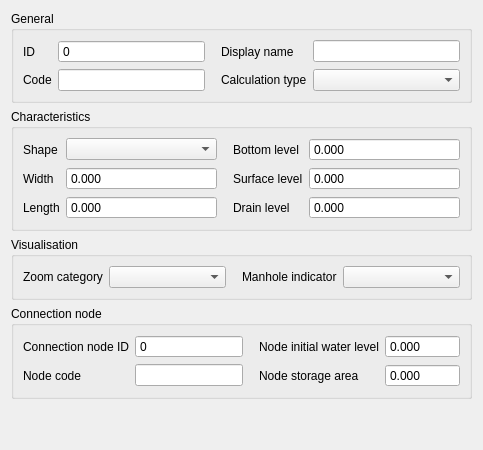
     <widget class="QWidget" name="tab_3">
      <attribute name="title">
       <string>Ending manhole</string>
      </attribute>
      <layout class="QGridLayout" name="gridLayout_20">
       <item row="0" column="0">
        <widget class="QGroupBox" name="grp_general_3">
         <property name="enabled">
          <bool>true</bool>
         </property>
         <property name="title">
          <string>General</string>
         </property>
         <layout class="QGridLayout" name="gridLayout_15">
          <item row="0" column="2">
           <widget class="QLabel" name="label_43">
            <property name="text">
             <string>Display name</string>
            </property>
            <property name="alignment">
             <set>Qt::AlignLeading|Qt::AlignLeft|Qt::AlignVCenter</set>
            </property>
            <property name="indent">
             <number>10</number>
            </property>
           </widget>
          </item>
          <item row="0" column="3">
           <widget class="QLineEdit" name="manhole_2_display_name">
            <property name="sizePolicy">
             <sizepolicy hsizetype="Expanding" vsizetype="Fixed">
              <horstretch>0</horstretch>
              <verstretch>0</verstretch>
             </sizepolicy>
            </property>
            <property name="clearButtonEnabled">
             <bool>true</bool>
            </property>
           </widget>
          </item>
          <item row="0" column="0">
           <widget class="QLabel" name="label_44">
            <property name="text">
             <string>ID</string>
            </property>
            <property name="alignment">
             <set>Qt::AlignLeading|Qt::AlignLeft|Qt::AlignVCenter</set>
            </property>
           </widget>
          </item>
          <item row="1" column="0">
           <widget class="QLabel" name="label_45">
            <property name="text">
             <string>Code</string>
            </property>
            <property name="alignment">
             <set>Qt::AlignLeading|Qt::AlignLeft|Qt::AlignVCenter</set>
            </property>
           </widget>
          </item>
          <item row="1" column="1">
           <widget class="QLineEdit" name="manhole_2_code">
            <property name="sizePolicy">
             <sizepolicy hsizetype="Expanding" vsizetype="Fixed">
              <horstretch>0</horstretch>
              <verstretch>0</verstretch>
             </sizepolicy>
            </property>
            <property name="clearButtonEnabled">
             <bool>true</bool>
            </property>
           </widget>
          </item>
          <item row="1" column="2">
           <widget class="QLabel" name="label_46">
            <property name="text">
             <string>Calculation type</string>
            </property>
            <property name="alignment">
             <set>Qt::AlignLeading|Qt::AlignLeft|Qt::AlignVCenter</set>
            </property>
            <property name="indent">
             <number>10</number>
            </property>
           </widget>
          </item>
          <item row="1" column="3">
           <widget class="QComboBox" name="manhole_2_calculation_type">
            <property name="sizePolicy">
             <sizepolicy hsizetype="Expanding" vsizetype="Fixed">
              <horstretch>0</horstretch>
              <verstretch>0</verstretch>
             </sizepolicy>
            </property>
           </widget>
          </item>
          <item row="0" column="1">
           <widget class="QSpinBox" name="manhole_2_id">
            <property name="readOnly">
             <bool>true</bool>
            </property>
            <property name="buttonSymbols">
             <enum>QAbstractSpinBox::NoButtons</enum>
            </property>
            <property name="maximum">
             <number>99999999</number>
            </property>
            <property name="showClearButton" stdset="0">
             <bool>true</bool>
            </property>
            <property name="clearValue" stdset="0">
             <bool>true</bool>
            </property>
            <property name="expressionsEnabled" stdset="0">
             <bool>false</bool>
            </property>
           </widget>
          </item>
         </layout>
        </widget>
       </item>
       <item row="2" column="0">
        <widget class="QGroupBox" name="grp_visualisation_3">
         <property name="enabled">
          <bool>true</bool>
         </property>
         <property name="title">
          <string>Visualisation</string>
         </property>
         <layout class="QGridLayout" name="gridLayout_14">
          <item row="0" column="0">
           <widget class="QLabel" name="label_42">
            <property name="text">
             <string>Zoom category</string>
            </property>
            <property name="alignment">
             <set>Qt::AlignLeading|Qt::AlignLeft|Qt::AlignVCenter</set>
            </property>
            <property name="indent">
             <number>-1</number>
            </property>
           </widget>
          </item>
          <item row="0" column="3">
           <widget class="QComboBox" name="manhole_2_manhole_indicator">
            <property name="sizePolicy">
             <sizepolicy hsizetype="Expanding" vsizetype="Fixed">
              <horstretch>0</horstretch>
              <verstretch>0</verstretch>
             </sizepolicy>
            </property>
            <property name="locale">
             <locale language="English" country="UnitedStates"/>
            </property>
           </widget>
          </item>
          <item row="0" column="2">
           <widget class="QLabel" name="label_41">
            <property name="text">
             <string>Manhole indicator</string>
            </property>
            <property name="alignment">
             <set>Qt::AlignLeading|Qt::AlignLeft|Qt::AlignVCenter</set>
            </property>
            <property name="indent">
             <number>10</number>
            </property>
           </widget>
          </item>
          <item row="0" column="1">
           <widget class="QComboBox" name="manhole_2_zoom_category">
            <property name="sizePolicy">
             <sizepolicy hsizetype="Expanding" vsizetype="Fixed">
              <horstretch>0</horstretch>
              <verstretch>0</verstretch>
             </sizepolicy>
            </property>
           </widget>
          </item>
         </layout>
        </widget>
       </item>
       <item row="1" column="0">
        <widget class="QGroupBox" name="grp_characteristics_3">
         <property name="enabled">
          <bool>true</bool>
         </property>
         <property name="title">
          <string>Characteristics</string>
         </property>
         <layout class="QGridLayout" name="gridLayout_13">
          <item row="2" column="0">
           <widget class="QLabel" name="label_35">
            <property name="text">
             <string>Length</string>
            </property>
            <property name="alignment">
             <set>Qt::AlignLeading|Qt::AlignLeft|Qt::AlignVCenter</set>
            </property>
           </widget>
          </item>
          <item row="0" column="0">
           <widget class="QLabel" name="label_36">
            <property name="text">
             <string>Shape</string>
            </property>
            <property name="alignment">
             <set>Qt::AlignLeading|Qt::AlignLeft|Qt::AlignVCenter</set>
            </property>
           </widget>
          </item>
          <item row="1" column="0">
           <widget class="QLabel" name="label_37">
            <property name="text">
             <string>Width</string>
            </property>
            <property name="alignment">
             <set>Qt::AlignLeading|Qt::AlignLeft|Qt::AlignVCenter</set>
            </property>
           </widget>
          </item>
          <item row="0" column="2">
           <widget class="QLabel" name="label_38">
            <property name="text">
             <string>Bottom level</string>
            </property>
            <property name="alignment">
             <set>Qt::AlignLeading|Qt::AlignLeft|Qt::AlignVCenter</set>
            </property>
            <property name="indent">
             <number>10</number>
            </property>
           </widget>
          </item>
          <item row="1" column="2">
           <widget class="QLabel" name="label_39">
            <property name="text">
             <string>Surface level</string>
            </property>
            <property name="alignment">
             <set>Qt::AlignLeading|Qt::AlignLeft|Qt::AlignVCenter</set>
            </property>
            <property name="indent">
             <number>10</number>
            </property>
           </widget>
          </item>
          <item row="2" column="2">
           <widget class="QLabel" name="label_40">
            <property name="text">
             <string>Drain level</string>
            </property>
            <property name="alignment">
             <set>Qt::AlignLeading|Qt::AlignLeft|Qt::AlignVCenter</set>
            </property>
            <property name="indent">
             <number>10</number>
            </property>
           </widget>
          </item>
          <item row="1" column="1">
           <widget class="QDoubleSpinBox" name="manhole_2_width">
            <property name="sizePolicy">
             <sizepolicy hsizetype="Expanding" vsizetype="Fixed">
              <horstretch>0</horstretch>
              <verstretch>0</verstretch>
             </sizepolicy>
            </property>
            <property name="buttonSymbols">
             <enum>QAbstractSpinBox::NoButtons</enum>
            </property>
            <property name="decimals">
             <number>3</number>
            </property>
            <property name="maximum">
             <double>1000000.000000000000000</double>
            </property>
            <property name="showClearButton" stdset="0">
             <bool>true</bool>
            </property>
            <property name="clearValue" stdset="0">
             <bool>true</bool>
            </property>
            <property name="expressionsEnabled" stdset="0">
             <bool>true</bool>
            </property>
           </widget>
          </item>
          <item row="2" column="1">
           <widget class="QDoubleSpinBox" name="manhole_2_length">
            <property name="sizePolicy">
             <sizepolicy hsizetype="Expanding" vsizetype="Fixed">
              <horstretch>0</horstretch>
              <verstretch>0</verstretch>
             </sizepolicy>
            </property>
            <property name="buttonSymbols">
             <enum>QAbstractSpinBox::NoButtons</enum>
            </property>
            <property name="decimals">
             <number>3</number>
            </property>
            <property name="maximum">
             <double>1000000.000000000000000</double>
            </property>
            <property name="showClearButton" stdset="0">
             <bool>true</bool>
            </property>
            <property name="clearValue" stdset="0">
             <bool>true</bool>
            </property>
            <property name="expressionsEnabled" stdset="0">
             <bool>true</bool>
            </property>
           </widget>
          </item>
          <item row="0" column="3">
           <widget class="QDoubleSpinBox" name="manhole_2_bottom_level">
            <property name="sizePolicy">
             <sizepolicy hsizetype="Expanding" vsizetype="Fixed">
              <horstretch>0</horstretch>
              <verstretch>0</verstretch>
             </sizepolicy>
            </property>
            <property name="buttonSymbols">
             <enum>QAbstractSpinBox::NoButtons</enum>
            </property>
            <property name="decimals">
             <number>3</number>
            </property>
            <property name="minimum">
             <double>-99999999.000000000000000</double>
            </property>
            <property name="maximum">
             <double>1000000.000000000000000</double>
            </property>
            <property name="showClearButton" stdset="0">
             <bool>true</bool>
            </property>
            <property name="clearValue" stdset="0">
             <bool>true</bool>
            </property>
            <property name="expressionsEnabled" stdset="0">
             <bool>true</bool>
            </property>
           </widget>
          </item>
          <item row="1" column="3">
           <widget class="QDoubleSpinBox" name="manhole_2_surface_level">
            <property name="sizePolicy">
             <sizepolicy hsizetype="Expanding" vsizetype="Fixed">
              <horstretch>0</horstretch>
              <verstretch>0</verstretch>
             </sizepolicy>
            </property>
            <property name="buttonSymbols">
             <enum>QAbstractSpinBox::NoButtons</enum>
            </property>
            <property name="decimals">
             <number>3</number>
            </property>
            <property name="minimum">
             <double>-99999999.000000000000000</double>
            </property>
            <property name="maximum">
             <double>1000000.000000000000000</double>
            </property>
            <property name="showClearButton" stdset="0">
             <bool>true</bool>
            </property>
            <property name="clearValue" stdset="0">
             <bool>true</bool>
            </property>
            <property name="expressionsEnabled" stdset="0">
             <bool>true</bool>
            </property>
           </widget>
          </item>
          <item row="2" column="3">
           <widget class="QDoubleSpinBox" name="manhole_2_drain_level">
            <property name="sizePolicy">
             <sizepolicy hsizetype="Expanding" vsizetype="Fixed">
              <horstretch>0</horstretch>
              <verstretch>0</verstretch>
             </sizepolicy>
            </property>
            <property name="buttonSymbols">
             <enum>QAbstractSpinBox::NoButtons</enum>
            </property>
            <property name="decimals">
             <number>3</number>
            </property>
            <property name="minimum">
             <double>-99999999.000000000000000</double>
            </property>
            <property name="maximum">
             <double>1000000.000000000000000</double>
            </property>
            <property name="showClearButton" stdset="0">
             <bool>true</bool>
            </property>
            <property name="clearValue" stdset="0">
             <bool>true</bool>
            </property>
            <property name="expressionsEnabled" stdset="0">
             <bool>true</bool>
            </property>
           </widget>
          </item>
          <item row="0" column="1">
           <widget class="QComboBox" name="manhole_2_shape"/>
          </item>
         </layout>
        </widget>
       </item>
       <item row="3" column="0">
        <widget class="QGroupBox" name="grp_conn_node_3">
         <property name="enabled">
          <bool>true</bool>
         </property>
         <property name="title">
          <string>Connection node</string>
         </property>
         <layout class="QGridLayout" name="gridLayout_16">
          <item row="0" column="2">
           <widget class="QLabel" name="label_47">
            <property name="text">
             <string>Node initial water level</string>
            </property>
            <property name="alignment">
             <set>Qt::AlignLeading|Qt::AlignLeft|Qt::AlignVCenter</set>
            </property>
            <property name="indent">
             <number>10</number>
            </property>
           </widget>
          </item>
          <item row="0" column="0">
           <widget class="QLabel" name="label_48">
            <property name="text">
             <string>Connection node ID</string>
            </property>
            <property name="alignment">
             <set>Qt::AlignLeading|Qt::AlignLeft|Qt::AlignVCenter</set>
            </property>
           </widget>
          </item>
          <item row="1" column="0">
           <widget class="QLabel" name="label_49">
            <property name="text">
             <string>Node code</string>
            </property>
            <property name="alignment">
             <set>Qt::AlignLeading|Qt::AlignLeft|Qt::AlignVCenter</set>
            </property>
           </widget>
          </item>
          <item row="1" column="1">
           <widget class="QLineEdit" name="connection_node_2_code">
            <property name="sizePolicy">
             <sizepolicy hsizetype="Expanding" vsizetype="Fixed">
              <horstretch>0</horstretch>
              <verstretch>0</verstretch>
             </sizepolicy>
            </property>
            <property name="clearButtonEnabled">
             <bool>true</bool>
            </property>
           </widget>
          </item>
          <item row="1" column="2">
           <widget class="QLabel" name="label_50">
            <property name="text">
             <string>Node storage area</string>
            </property>
            <property name="alignment">
             <set>Qt::AlignLeading|Qt::AlignLeft|Qt::AlignVCenter</set>
            </property>
            <property name="indent">
             <number>10</number>
            </property>
           </widget>
          </item>
          <item row="0" column="1">
           <widget class="QSpinBox" name="connection_node_2_id">
            <property name="sizePolicy">
             <sizepolicy hsizetype="Expanding" vsizetype="Fixed">
              <horstretch>0</horstretch>
              <verstretch>0</verstretch>
             </sizepolicy>
            </property>
            <property name="readOnly">
             <bool>true</bool>
            </property>
            <property name="buttonSymbols">
             <enum>QAbstractSpinBox::NoButtons</enum>
            </property>
            <property name="maximum">
             <number>999999999</number>
            </property>
            <property name="clearValue" stdset="0">
             <bool>true</bool>
            </property>
            <property name="expressionsEnabled" stdset="0">
             <bool>false</bool>
            </property>
           </widget>
          </item>
          <item row="0" column="3">
           <widget class="QDoubleSpinBox" name="connection_node_2_initial_waterlevel">
            <property name="sizePolicy">
             <sizepolicy hsizetype="Expanding" vsizetype="Fixed">
              <horstretch>0</horstretch>
              <verstretch>0</verstretch>
             </sizepolicy>
            </property>
            <property name="buttonSymbols">
             <enum>QAbstractSpinBox::NoButtons</enum>
            </property>
            <property name="decimals">
             <number>3</number>
            </property>
            <property name="minimum">
             <double>-1000.000000000000000</double>
            </property>
            <property name="maximum">
             <double>1000000.000000000000000</double>
            </property>
            <property name="showClearButton" stdset="0">
             <bool>true</bool>
            </property>
            <property name="clearValue" stdset="0">
             <bool>true</bool>
            </property>
            <property name="expressionsEnabled" stdset="0">
             <bool>true</bool>
            </property>
           </widget>
          </item>
          <item row="1" column="3">
           <widget class="QDoubleSpinBox" name="connection_node_2_storage_area">
            <property name="sizePolicy">
             <sizepolicy hsizetype="Expanding" vsizetype="Fixed">
              <horstretch>0</horstretch>
              <verstretch>0</verstretch>
             </sizepolicy>
            </property>
            <property name="buttonSymbols">
             <enum>QAbstractSpinBox::NoButtons</enum>
            </property>
            <property name="decimals">
             <number>3</number>
            </property>
            <property name="maximum">
             <double>999999999.000000000000000</double>
            </property>
            <property name="clearValue" stdset="0">
             <bool>true</bool>
            </property>
           </widget>
          </item>
         </layout>
        </widget>
       </item>
       <item row="4" column="0">
        <spacer name="verticalSpacer">
         <property name="orientation">
          <enum>Qt::Vertical</enum>
         </property>
         <property name="sizeHint" stdset="0">
          <size>
           <width>20</width>
           <height>40</height>
          </size>
         </property>
        </spacer>
       </item>
      </layout>
     </widget>
